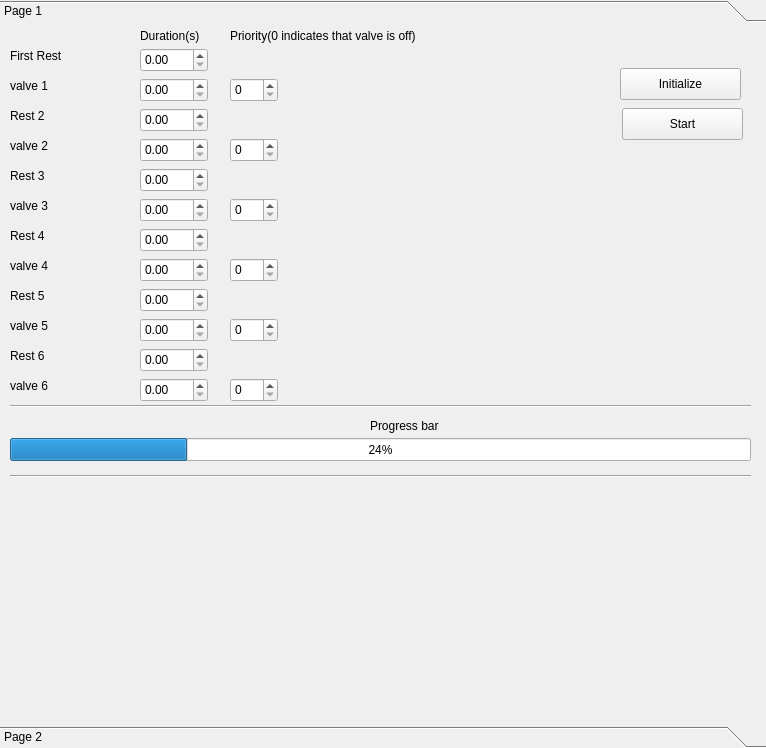
<?xml version="1.0" encoding="UTF-8"?>
<ui version="4.0">
 <class>ToolBox</class>
 <widget class="QToolBox" name="ToolBox">
  <property name="geometry">
   <rect>
    <x>0</x>
    <y>0</y>
    <width>766</width>
    <height>748</height>
   </rect>
  </property>
  <property name="windowTitle">
   <string>ToolBox</string>
  </property>
  <property name="currentIndex">
   <number>0</number>
  </property>
  <widget class="QWidget" name="page">
   <property name="geometry">
    <rect>
     <x>0</x>
     <y>0</y>
     <width>766</width>
     <height>680</height>
    </rect>
   </property>
   <attribute name="label">
    <string>Page 1</string>
   </attribute>
   <widget class="QDoubleSpinBox" name="valve_1_box">
    <property name="geometry">
     <rect>
      <x>140</x>
      <y>50</y>
      <width>68</width>
      <height>24</height>
     </rect>
    </property>
   </widget>
   <widget class="QDoubleSpinBox" name="rest_2_time">
    <property name="geometry">
     <rect>
      <x>140</x>
      <y>80</y>
      <width>68</width>
      <height>24</height>
     </rect>
    </property>
   </widget>
   <widget class="rest0" name="valve_2_box">
    <property name="geometry">
     <rect>
      <x>140</x>
      <y>110</y>
      <width>68</width>
      <height>24</height>
     </rect>
    </property>
   </widget>
   <widget class="QDoubleSpinBox" name="rest_3_time">
    <property name="geometry">
     <rect>
      <x>140</x>
      <y>140</y>
      <width>68</width>
      <height>24</height>
     </rect>
    </property>
   </widget>
   <widget class="QDoubleSpinBox" name="valve_3_box">
    <property name="geometry">
     <rect>
      <x>140</x>
      <y>170</y>
      <width>68</width>
      <height>24</height>
     </rect>
    </property>
   </widget>
   <widget class="QDoubleSpinBox" name="rest_4_time">
    <property name="geometry">
     <rect>
      <x>140</x>
      <y>200</y>
      <width>68</width>
      <height>24</height>
     </rect>
    </property>
   </widget>
   <widget class="QLabel" name="label">
    <property name="geometry">
     <rect>
      <x>10</x>
      <y>50</y>
      <width>60</width>
      <height>16</height>
     </rect>
    </property>
    <property name="text">
     <string>valve 1</string>
    </property>
   </widget>
   <widget class="QLabel" name="label_2">
    <property name="geometry">
     <rect>
      <x>10</x>
      <y>110</y>
      <width>60</width>
      <height>16</height>
     </rect>
    </property>
    <property name="text">
     <string>valve 2</string>
    </property>
   </widget>
   <widget class="QLabel" name="label_3">
    <property name="geometry">
     <rect>
      <x>10</x>
      <y>170</y>
      <width>60</width>
      <height>16</height>
     </rect>
    </property>
    <property name="text">
     <string>valve 3</string>
    </property>
   </widget>
   <widget class="QLabel" name="label_4">
    <property name="geometry">
     <rect>
      <x>10</x>
      <y>350</y>
      <width>60</width>
      <height>16</height>
     </rect>
    </property>
    <property name="text">
     <string>valve 6</string>
    </property>
   </widget>
   <widget class="QLabel" name="label_5">
    <property name="geometry">
     <rect>
      <x>10</x>
      <y>290</y>
      <width>60</width>
      <height>16</height>
     </rect>
    </property>
    <property name="text">
     <string>valve 5</string>
    </property>
   </widget>
   <widget class="QLabel" name="label_6">
    <property name="geometry">
     <rect>
      <x>10</x>
      <y>230</y>
      <width>60</width>
      <height>16</height>
     </rect>
    </property>
    <property name="text">
     <string>valve 4</string>
    </property>
   </widget>
   <widget class="QLabel" name="label_7">
    <property name="geometry">
     <rect>
      <x>10</x>
      <y>20</y>
      <width>60</width>
      <height>16</height>
     </rect>
    </property>
    <property name="text">
     <string>First Rest</string>
    </property>
   </widget>
   <widget class="QDoubleSpinBox" name="rest_1_box">
    <property name="geometry">
     <rect>
      <x>140</x>
      <y>20</y>
      <width>68</width>
      <height>24</height>
     </rect>
    </property>
   </widget>
   <widget class="QLabel" name="label_8">
    <property name="geometry">
     <rect>
      <x>10</x>
      <y>80</y>
      <width>60</width>
      <height>16</height>
     </rect>
    </property>
    <property name="text">
     <string>Rest 2</string>
    </property>
   </widget>
   <widget class="QLabel" name="label_9">
    <property name="geometry">
     <rect>
      <x>10</x>
      <y>140</y>
      <width>60</width>
      <height>16</height>
     </rect>
    </property>
    <property name="text">
     <string>Rest 3</string>
    </property>
   </widget>
   <widget class="QLabel" name="label_10">
    <property name="geometry">
     <rect>
      <x>10</x>
      <y>200</y>
      <width>60</width>
      <height>16</height>
     </rect>
    </property>
    <property name="text">
     <string>Rest 4</string>
    </property>
   </widget>
   <widget class="QDoubleSpinBox" name="valve_5_box">
    <property name="geometry">
     <rect>
      <x>140</x>
      <y>290</y>
      <width>68</width>
      <height>24</height>
     </rect>
    </property>
   </widget>
   <widget class="QDoubleSpinBox" name="valve_6_box">
    <property name="geometry">
     <rect>
      <x>140</x>
      <y>350</y>
      <width>68</width>
      <height>24</height>
     </rect>
    </property>
   </widget>
   <widget class="QDoubleSpinBox" name="rest_5_time">
    <property name="geometry">
     <rect>
      <x>140</x>
      <y>260</y>
      <width>68</width>
      <height>24</height>
     </rect>
    </property>
   </widget>
   <widget class="QDoubleSpinBox" name="valve_4_box">
    <property name="geometry">
     <rect>
      <x>140</x>
      <y>230</y>
      <width>68</width>
      <height>24</height>
     </rect>
    </property>
   </widget>
   <widget class="QDoubleSpinBox" name="rest_6_time">
    <property name="geometry">
     <rect>
      <x>140</x>
      <y>320</y>
      <width>68</width>
      <height>24</height>
     </rect>
    </property>
   </widget>
   <widget class="QLabel" name="label_11">
    <property name="geometry">
     <rect>
      <x>10</x>
      <y>260</y>
      <width>60</width>
      <height>16</height>
     </rect>
    </property>
    <property name="text">
     <string>Rest 5</string>
    </property>
   </widget>
   <widget class="QLabel" name="label_12">
    <property name="geometry">
     <rect>
      <x>10</x>
      <y>320</y>
      <width>60</width>
      <height>16</height>
     </rect>
    </property>
    <property name="text">
     <string>Rest 6</string>
    </property>
   </widget>
   <widget class="QProgressBar" name="progressBar">
    <property name="geometry">
     <rect>
      <x>10</x>
      <y>410</y>
      <width>741</width>
      <height>23</height>
     </rect>
    </property>
    <property name="value">
     <number>24</number>
    </property>
   </widget>
   <widget class="Line" name="line">
    <property name="geometry">
     <rect>
      <x>10</x>
      <y>440</y>
      <width>741</width>
      <height>16</height>
     </rect>
    </property>
    <property name="orientation">
     <enum>Qt::Horizontal</enum>
    </property>
   </widget>
   <widget class="Line" name="line_2">
    <property name="geometry">
     <rect>
      <x>10</x>
      <y>370</y>
      <width>741</width>
      <height>16</height>
     </rect>
    </property>
    <property name="orientation">
     <enum>Qt::Horizontal</enum>
    </property>
   </widget>
   <widget class="QLabel" name="label_13">
    <property name="geometry">
     <rect>
      <x>370</x>
      <y>390</y>
      <width>91</width>
      <height>16</height>
     </rect>
    </property>
    <property name="text">
     <string>Progress bar</string>
    </property>
   </widget>
   <widget class="QPushButton" name="pushButton">
    <property name="geometry">
     <rect>
      <x>620</x>
      <y>40</y>
      <width>121</width>
      <height>32</height>
     </rect>
    </property>
    <property name="text">
     <string>Initialize</string>
    </property>
   </widget>
   <widget class="QPushButton" name="pushButton_2">
    <property name="geometry">
     <rect>
      <x>622</x>
      <y>80</y>
      <width>121</width>
      <height>32</height>
     </rect>
    </property>
    <property name="text">
     <string>Start</string>
    </property>
   </widget>
   <widget class="QLabel" name="label_14">
    <property name="geometry">
     <rect>
      <x>140</x>
      <y>0</y>
      <width>71</width>
      <height>16</height>
     </rect>
    </property>
    <property name="text">
     <string>Duration(s)</string>
    </property>
   </widget>
   <widget class="QLabel" name="label_15">
    <property name="geometry">
     <rect>
      <x>230</x>
      <y>0</y>
      <width>261</width>
      <height>16</height>
     </rect>
    </property>
    <property name="text">
     <string>Priority(0 indicates that valve is off)</string>
    </property>
   </widget>
   <widget class="QSpinBox" name="priority_v_1">
    <property name="geometry">
     <rect>
      <x>230</x>
      <y>50</y>
      <width>48</width>
      <height>24</height>
     </rect>
    </property>
   </widget>
   <widget class="QSpinBox" name="priority_v_2">
    <property name="geometry">
     <rect>
      <x>230</x>
      <y>110</y>
      <width>48</width>
      <height>24</height>
     </rect>
    </property>
   </widget>
   <widget class="QSpinBox" name="priority_v_4">
    <property name="geometry">
     <rect>
      <x>230</x>
      <y>230</y>
      <width>48</width>
      <height>24</height>
     </rect>
    </property>
   </widget>
   <widget class="QSpinBox" name="priority_v_3">
    <property name="geometry">
     <rect>
      <x>230</x>
      <y>170</y>
      <width>48</width>
      <height>24</height>
     </rect>
    </property>
   </widget>
   <widget class="QSpinBox" name="priority_v_6">
    <property name="geometry">
     <rect>
      <x>230</x>
      <y>350</y>
      <width>48</width>
      <height>24</height>
     </rect>
    </property>
   </widget>
   <widget class="QSpinBox" name="priority_v_5">
    <property name="geometry">
     <rect>
      <x>230</x>
      <y>290</y>
      <width>48</width>
      <height>24</height>
     </rect>
    </property>
   </widget>
  </widget>
  <widget class="QWidget" name="page">
   <property name="geometry">
    <rect>
     <x>0</x>
     <y>0</y>
     <width>766</width>
     <height>680</height>
    </rect>
   </property>
   <attribute name="label">
    <string>Page 2</string>
   </attribute>
  </widget>
 </widget>
 <customwidgets>
  <customwidget>
   <class>rest0</class>
   <extends>QDoubleSpinBox</extends>
   <header location="global">rest0.h</header>
  </customwidget>
 </customwidgets>
 <resources/>
 <connections/>
</ui>
